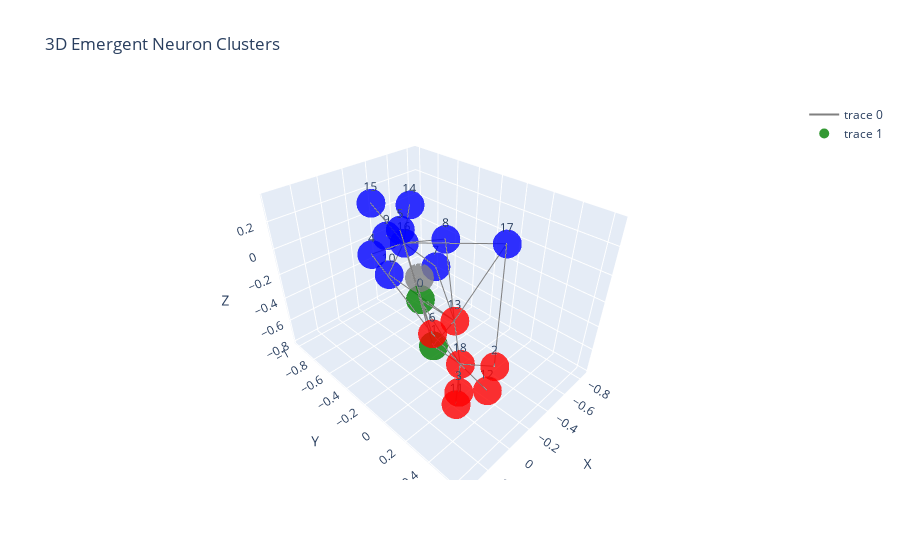

Notebook source saved alongside this figure:
### Code cell
import plotly.graph_objects as go

def visualize_3d(G, pos, partition):
    # Generate 3D positions (use spring_layout with dim=3 or random)
    pos_3d = nx.spring_layout(G, dim=3, seed=42)

    # Edge traces
    edge_x, edge_y, edge_z = [], [], []
    for edge in G.edges():
        x0, y0, z0 = pos_3d[edge[0]]
        x1, y1, z1 = pos_3d[edge[1]]
        edge_x += [x0, x1, None]
        edge_y += [y0, y1, None]
        edge_z += [z0, z1, None]

    edge_trace = go.Scatter3d(x=edge_x, y=edge_y, z=edge_z, mode='lines', line=dict(width=2, color='gray'), hoverinfo='none')

    # Node traces
    node_x, node_y, node_z = [], [], []
    node_colors = []
    colors = {0: 'blue', 1: 'red', 2: 'green', 3: 'gray', 4: 'purple', 5: 'orange'}
    for node in G.nodes():
        x, y, z = pos_3d[node]
        node_x.append(x)
        node_y.append(y)
        node_z.append(z)
        node_colors.append(colors.get(partition.get(node, 0), 'gray'))

    node_trace = go.Scatter3d(x=node_x, y=node_y, z=node_z, mode='markers+text', marker=dict(size=10, color=node_colors, opacity=0.8),
                              text=list(G.nodes()), hoverinfo='text')

    fig = go.Figure(data=[edge_trace, node_trace], layout=go.Layout(title='3D Emergent Neuron Clusters', scene=dict(xaxis_title='X', yaxis_title='Y', zaxis_title='Z')))
    fig.show()

# Call after partition
visualize_3d(G, pos, partition)

### Figure 1 — Plotly figure (JSON) as saved in the notebook; plotly's stock layout.template omitted (floating-point values rounded to 4 significant figures)
{"data": [{"hoverinfo": "none", "line": {"color": "gray", "width": 2}, "mode": "lines", "type": "scatter3d", "x": [0.0668, -0.06723, null, 0.0668, 0.05089, null, 0.0668, 0.175, null, 0.0668, 0.2703, null, 0.0668, 0.2144, null, 0.175, 0.2144, null, 0.175, 0.05089, null, 0.175, -0.06723, null, 0.1678, 0.2144, null, 0.1678, -0.2747, null, 0.3677, 0.2144, null, 0.1896, -0.06723, null, 0.1896, 0.2703, null, 0.06168, -0.06723, null, 0.06168, 0.2703, null, 0.2703, 0.2144, null, -0.2238, -0.06723, null, -0.2238, 0.05089, null, -0.215, -0.06723, null, -0.215, 0.05089, null, -0.1448, -0.06723, null, 0.0222, -0.06723, null, 0.0222, 0.05089, null, 0.3246, 0.2144, null, 0.159, 0.2144, null, 0.05089, 0.2144, null, 0.05089, -0.2747, null, -0.2649, -0.06723, null, -0.03544, -0.06723, null, -0.06723, -0.2747, null], "y": [-0.005438, -0.2823, null, -0.005438, 0.2499, null, -0.005438, 0.2089, null, -0.005438, 0.2989, null, -0.005438, 0.4439, null, 0.2089, 0.4439, null, 0.2089, 0.2499, null, 0.2089, -0.2823, null, 0.6225, 0.4439, null, 0.6225, 0.3136, null, 0.573, 0.4439, null, -0.2643, -0.2823, null, -0.2643, 0.2989, null, -0.1586, -0.2823, null, -0.1586, 0.2989, null, 0.2989, 0.4439, null, -0.1702, -0.2823, null, -0.1702, 0.2499, null, -0.07976, -0.2823, null, -0.07976, 0.2499, null, -0.5459, -0.2823, null, -0.3342, -0.2823, null, -0.3342, 0.2499, null, 0.5212, 0.4439, null, 0.5862, 0.4439, null, 0.2499, 0.4439, null, 0.2499, 0.3136, null, -0.4412, -0.2823, null, -0.5363, -0.2823, null, -0.2823, 0.3136, null], "z": [-0.03791, 0.167, null, -0.03791, -0.05858, null, -0.03791, -0.1866, null, -0.03791, 0.01361, null, -0.03791, -0.1363, null, -0.1866, -0.1363, null, -0.1866, -0.05858, null, -0.1866, 0.167, null, -0.05997, -0.1363, null, -0.05997, 0.3167, null, -0.1239, -0.1363, null, 0.204, 0.167, null, 0.204, 0.01361, null, 0.3494, 0.167, null, 0.3494, 0.01361, null, 0.01361, -0.1363, null, -0.01881, 0.167, null, -0.01881, -0.05858, null, 0.2144, 0.167, null, 0.2144, -0.05858, null, 0.08512, 0.167, null, -0.04077, 0.167, null, -0.04077, -0.05858, null, -0.2874, -0.1363, null, -0.2645, -0.1363, null, -0.05858, -0.1363, null, -0.05858, 0.3167, null, 0.2985, 0.167, null, 0.353, 0.167, null, 0.167, 0.3167, null]}, {"hoverinfo": "text", "marker": {"color": ["green", "green", "red", "red", "blue", "blue", "red", "blue", "blue", "blue", "blue", "red", "red", "red", "blue", "blue", "blue", "blue", "red", "gray"], "opacity": 0.8, "size": 10}, "mode": "markers+text", "text": ["0", "1", "2", "3", "4", "5", "6", "7", "8", "9", "10", "11", "12", "13", "14", "15", "16", "17", "18", "19"], "type": "scatter3d", "x": [0.0668, 0.175, 0.1678, 0.3677, 0.1896, 0.06168, 0.2703, -0.2238, -0.215, -0.1448, 0.0222, 0.3246, 0.159, 0.05089, -0.2649, -0.03544, -0.06723, -0.2747, 0.2144, -0.8443], "y": [-0.005438, 0.2089, 0.6225, 0.573, -0.2643, -0.1586, 0.2989, -0.1702, -0.07976, -0.5459, -0.3342, 0.5212, 0.5862, 0.2499, -0.4412, -0.5363, -0.2823, 0.3136, 0.4439, -1], "z": [-0.03791, -0.1866, -0.05997, -0.1239, 0.204, 0.3494, 0.01361, -0.01881, 0.2144, 0.08512, -0.04077, -0.2874, -0.2645, -0.05858, 0.2985, 0.353, 0.167, 0.3167, -0.1363, -0.7869]}], "layout": {"scene": {"xaxis": {"title": {"text": "X"}}, "yaxis": {"title": {"text": "Y"}}, "zaxis": {"title": {"text": "Z"}}}, "title": {"text": "3D Emergent Neuron Clusters"}}}
